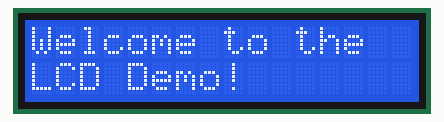
The sketch below on a simulated Arduino Uno, built with avr-gcc and run on an emulated ATmega328P. Parts: 16×2 character LCD.

Above: at 0.1 s.
At 3.1 s:
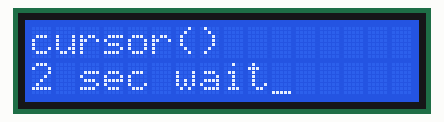
At 7.1 s:
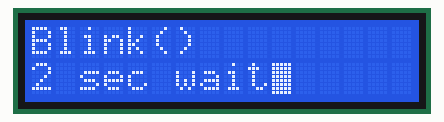
At 15.2 s:
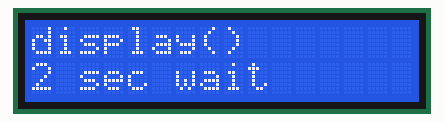
At 26.2 s:
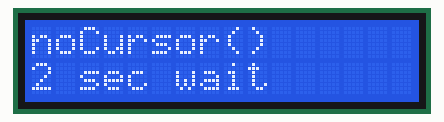
At 38.2 s:
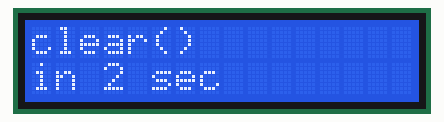

Measured:
- what the display in image 1 shows lasts 2.0 s, from 3.1 s to 5.1 s

The sketch:

04_-Display.ino
```cpp
/*
 04 - LCD

 It shows some of the capabities of the Liquid Crystal library

 Circuit:
 * LCD RS pin to digital pin 12
 * LCD Enable pin to digital pin 11
 * LCD D4 pin to digital pin 5
 * LCD D5 pin to digital pin 4
 * LCD D6 pin to digital pin 3
 * LCD D7 pin to digital pin 2
 * LCD R/W pin to ground
 * LCD VSS pin to ground
 * LCD VCC pin to 5V
 * 10K resistor:
 * ends to +5V and ground
 * wiper to LCD VO pin (pin 3)
 * By Chiccodb00 - 28 April 2018
 */

// Import the Liquid Crystal Library
#include <LiquidCrystal.h>

// Initialize the display
const int rs=12, en=11, d4=5, d5=4, d6=3, d7=2;
LiquidCrystal lcd(rs, en, d4, d5, d6 ,d7);

void setup() {
  // Set the display size
  lcd.begin(16, 2);
}

void loop() {
  /*
   * Startup message:
   */
  lcd.clear();                  //Clear display
  lcd.print("Welcome to the");  //Print the first row
  lcd.setCursor(0,1);           //Set the cursor at the beginning of the second row
  lcd.print("LCD Demo!");       //Print the second row
  delay(3000);                  //Wait 3 seconds
  /*
   * Cursor example
   */
  lcd.clear();                  //Clear display
  lcd.home();                   //Set the cursor to the upper left corner of the display
  lcd.print("cursor()");        //Print the first row
  lcd.setCursor(0,1);           //Set the cursor at the beginning of the second row
  lcd.print("2 sec wait");      //Print the second row
  lcd.cursor();                 //Display cursor
  delay(2000);                  //Wait 2 seconds
  lcd.clear();                  //Clear display
  lcd.home();                   //Set the cursor to the upper left corner of the display
  lcd.print("noCursor()");      //Print the first row
  lcd.setCursor(0,1);           //Set the cursor at the beginning of the second row
  lcd.print("2 sec wait");      //Print the second row
  lcd.noCursor();               //Hide cursor
  delay(2000);                  //Wait 2 seconds
  /*
   * Blink example
   */
  lcd.clear();                  //Clear display
  lcd.home();                   //Set the cursor to the upper left corner of the display
  lcd.print("Blink()");         //Print the first row
  lcd.setCursor(0,1);           //Set the cursor at the beginning of the second row
  lcd.print("2 sec wait");      //Print the second row
  lcd.blink();                  //Start blinking
  delay(2000);                  //Wait 2 seconds
  lcd.clear();                  //Clear display
  lcd.home();                   //Set the cursor to the upper left corner of the display
  lcd.print("noBlink()");      //Print the first row
  lcd.setCursor(0,1);           //Set the cursor at the beginning of the second row
  lcd.print("2 sec wait");      //Print the second row
  lcd.noBlink();                //Stop blinking
  delay(2000);                  //Wait 2 seconds
  /*
   * Show/hide display example
   */
  lcd.clear();                  //Clear display
  lcd.home();                   //Set the cursor to the upper left corner of the display
  lcd.print("noDisplay()");     //Print the first row
  lcd.setCursor(0,1);           //Set the cursor at the beginning of the second row
  lcd.print("in 2 sec");        //Print the second row
  delay(2000);                  //Wait 2 seconds
  lcd.noDisplay();              //Hide display
  delay(2000);                  //Wait 2 seconds
  lcd.clear();                  //Clear display
  lcd.home();                   //Set the cursor to the upper left corner of the display
  lcd.print("display()");       //Print the first row
  lcd.setCursor(0,1);           //Set the cursor at the beginning of the second row
  lcd.print("2 sec wait");      //Print the second row
  lcd.display();                //Show display
  delay(2000);                  //Wait 2 seconds
  /*
   * Clear display example
   */
  lcd.clear();                  //Clear display
  lcd.home();                   //Set the cursor to the upper left corner of the display
  lcd.print("clear()");         //Print the first row
  lcd.setCursor(0,1);           //Set the cursor at the beginning of the second row
  lcd.print("in 2 sec");        //Print the second row
  delay(2000);                  //Wait 2 seconds
  lcd.clear();                  //Clear display
  delay(2000);                  //Wait 2 seconds
}
```
